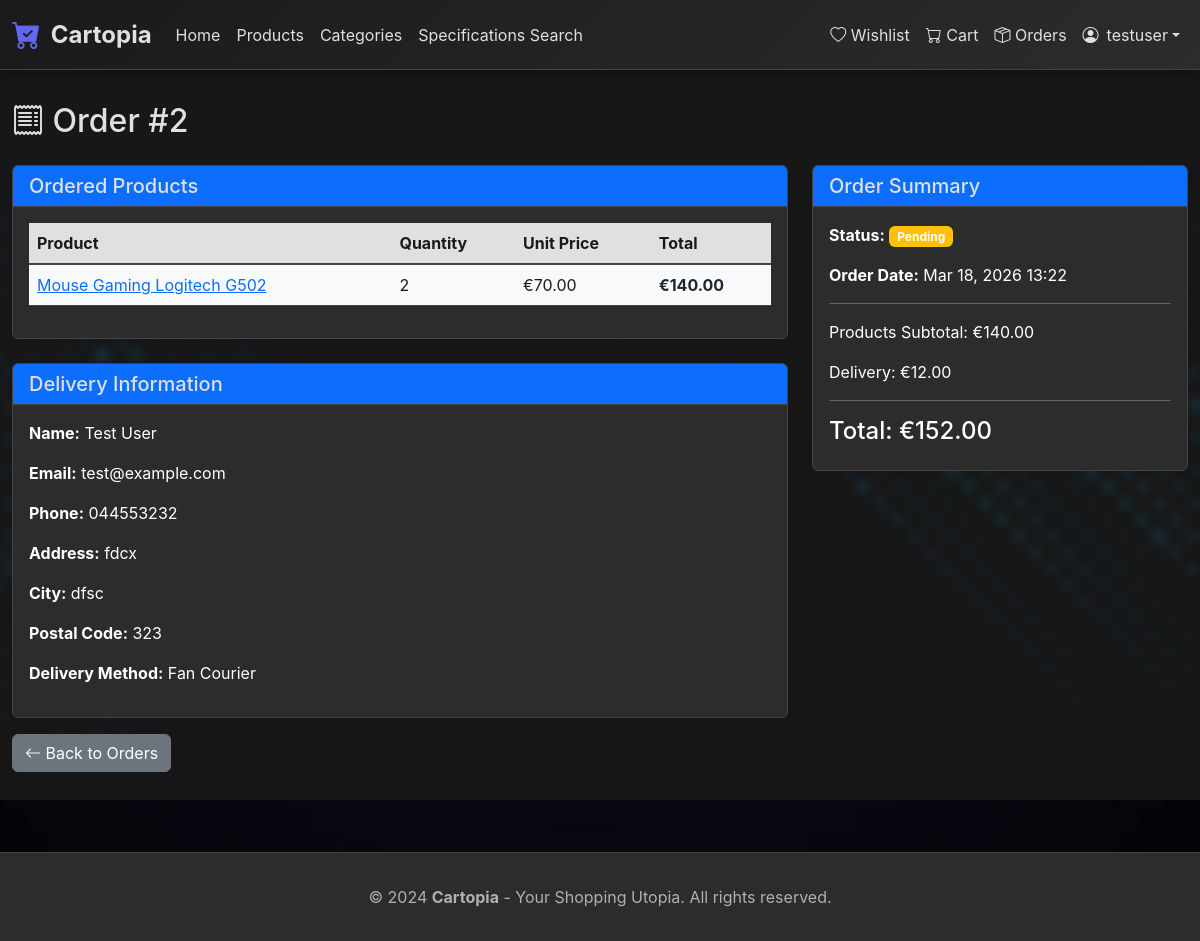
Screenshot of /orders/2/ (signed in) with the database file from the repository.
### shop/models.py (models this page shows, shortened)
class Order(models.Model):
    STATUS_CHOICES = [
        ('pending', 'Pending'),
        ('processing', 'Processing'),
        ('shipped', 'Shipped'),
        ('delivered', 'Delivered'),
        ('cancelled', 'Cancelled'),
    ]
    user = models.ForeignKey(User, on_delete=models.CASCADE, related_name='orders', verbose_name="User")
    status = models.CharField(max_length=20, choices=STATUS_CHOICES, default='pending', verbose_name="Status")
    total_price = models.DecimalField(max_digits=10, decimal_places=2, verbose_name="Total Price")
    delivery_method = models.ForeignKey(DeliveryMethod, on_delete=models.SET_NULL, null=True, verbose_name="Delivery Method")
    delivery_cost = models.DecimalField(max_digits=10, decimal_places=2, default=0, verbose_name="Delivery Cost")
    first_name = models.CharField(max_length=100, verbose_name="First Name")
    last_name = models.CharField(max_length=100, verbose_name="Last Name")
    email = models.EmailField(verbose_name="Email")
    phone = models.CharField(max_length=20, verbose_name="Phone")
    address = models.TextField(verbose_name="Address")
    city = models.CharField(max_length=100, verbose_name="City")
    postal_code = models.CharField(max_length=20, verbose_name="Postal Code")
    created_at = models.DateTimeField(auto_now_add=True, verbose_name="Order Date")
    updated_at = models.DateTimeField(auto_now=True, verbose_name="Updated At")
    class Meta:
        verbose_name = "Order"
        verbose_name_plural = "Orders"
        ordering = ['-created_at']
    def get_products_total(self):
        return self.total_price - self.delivery_cost

class OrderItem(models.Model):
    order = models.ForeignKey(Order, on_delete=models.CASCADE, related_name='items', verbose_name="Order")
    product = models.ForeignKey(Product, on_delete=models.CASCADE, verbose_name="Product")
    quantity = models.PositiveIntegerField(verbose_name="Quantity")
    price = models.DecimalField(max_digits=10, decimal_places=2, verbose_name="Price")
    class Meta:
        verbose_name = "Order Item"
        verbose_name_plural = "Order Items"
    def get_total_price(self):
        return self.price * self.quantity

class Product(models.Model):
    name = models.CharField(max_length=200, verbose_name="Name")
    slug = models.SlugField(unique=True, verbose_name="Slug")
    description = models.TextField(verbose_name="Description")
    specifications = models.TextField(verbose_name="Specifications", help_text="Detailed technical specifications")
    price = models.DecimalField(max_digits=10, decimal_places=2, validators=[MinValueValidator(Decimal('0.01'))], verbose_name="Price")
    stock = models.PositiveIntegerField(default=0, verbose_name="Stock")
    category = models.ForeignKey(Category, on_delete=models.CASCADE, related_name='products', verbose_name="Category")
    supplier = models.ForeignKey(Supplier, on_delete=models.SET_NULL, null=True, blank=True, related_name='products', verbose_name="Supplier")
    delivery_method = models.ForeignKey(DeliveryMethod, on_delete=models.SET_NULL, null=True, blank=True, verbose_name="Delivery Method")
    image = models.ImageField(upload_to='products/', blank=True, null=True, verbose_name="Main Image")
    descriptive_pdf = models.FileField(
        upload_to='products/pdfs/',
        blank=True,
        null=True,
        verbose_name="Descriptive document (PDF)",
        help_text="PDF document with product details and specifications",
    )
    created_at = models.DateTimeField(auto_now_add=True, verbose_name="Created At")
    updated_at = models.DateTimeField(auto_now=True, verbose_name="Updated At")
    is_active = models.BooleanField(default=True, verbose_name="Active")
    class Meta:
        verbose_name = "Product"
        verbose_name_plural = "Products"
        ordering = ['-created_at']

class DeliveryMethod(models.Model):
    name = models.CharField(max_length=100, verbose_name="Name")
    description = models.TextField(blank=True, verbose_name="Description")
    cost = models.DecimalField(max_digits=10, decimal_places=2, default=0, verbose_name="Cost")
    class Meta:
        verbose_name = "Delivery Method"
        verbose_name_plural = "Delivery Methods"

### shop/views.py (the view)
# urls.py: path('orders/<int:order_id>/', views.order_detail, name='order_detail'),
@login_required
def order_detail(request, order_id):
    order = get_object_or_404(Order, id=order_id, user=request.user)
    return render(request, 'shop/order_detail.html', {'order': order})

### shop/context_processors.py (called while the page is built)
def cart_context(request):
    if request.user.is_authenticated:
        cart_items = Cart.objects.filter(user=request.user)
        cart_count = sum(item.quantity for item in cart_items)
        cart_total = sum(item.get_total_price() for item in cart_items)
    else:
        cart_count = 0
        cart_total = 0
    return {
        'cart_count': cart_count,
        'cart_total': cart_total,
    }

### templates/shop/order_detail.html (shortened to what this page needs)
{% extends 'base.html' %}
{% block content %}
<h2 class="mb-4"><i class="bi bi-receipt"></i> Order #{{ order.id }}</h2>
<div class="row">
    <div class="col-md-8">
        <div class="card mb-4 shadow-sm">
            <div class="card-header bg-primary text-white">
                <h5 class="mb-0">Ordered Products</h5>
            </div>
            <div class="card-body text-dark order-table-wrap order-detail-card">
                <table class="table table-light">
                    <thead>
                        <tr>
                            <th>Product</th>
                            <th>Quantity</th>
                            <th>Unit Price</th>
                            <th>Total</th>
                        </tr>
                    </thead>
                    <tbody>
                        {% for item in order.items.all %}
                        <tr>
                            <td><a href="{% url 'product_detail' item.product.slug %}">{{ item.product.name }}</a></td>
                            <td>{{ item.quantity }}</td>
                            <td>€{{ item.price }}</td>
                            <td><strong>€{{ item.get_total_price }}</strong></td>
                        </tr>
                        {% endfor %}
                    </tbody>
                </table>
            </div>
        </div>
        <div class="card shadow-sm">
            <div class="card-header bg-primary text-white">
                <h5 class="mb-0">Delivery Information</h5>
            </div>
            <div class="card-body text-dark order-detail-card">
                <p><strong>Name:</strong> {{ order.first_name }} {{ order.last_name }}</p>
                <p><strong>Email:</strong> {{ order.email }}</p>
                <p><strong>Phone:</strong> {{ order.phone }}</p>
                <p><strong>Address:</strong> {{ order.address }}</p>
                <p><strong>City:</strong> {{ order.city }}</p>
                <p><strong>Postal Code:</strong> {{ order.postal_code }}</p>
                {% if order.delivery_method %}
                    <p><strong>Delivery Method:</strong> {{ order.delivery_method.name }}</p>
                {% endif %}
            </div>
        </div>
    </div>
    <div class="col-md-4">
        <div class="card shadow-sm">
            <div class="card-header bg-primary text-white">
                <h5 class="mb-0">Order Summary</h5>
            </div>
            <div class="card-body text-dark order-detail-card">
                <p><strong>Status:</strong>
                    {% if order.status == 'pending' %}
                        <span class="badge bg-warning">{{ order.get_status_display }}</span>
                    {% elif order.status == 'processing' %}
                        <span class="badge bg-info">{{ order.get_status_display }}</span>
                    {% elif order.status == 'shipped' %}
                        <span class="badge bg-primary">{{ order.get_status_display }}</span>
                    {% elif order.status == 'delivered' %}
                        <span class="badge bg-success">{{ order.get_status_display }}</span>
                    {% elif order.status == 'cancelled' %}
                        <span class="badge bg-danger">{{ order.get_status_display }}</span>
                    {% endif %}
                </p>
                <p><strong>Order Date:</strong> {{ order.created_at|date:"M d, Y H:i" }}</p>
                <hr>
                <p>Products Subtotal: €{{ order.get_products_total }}</p>
                {% if order.delivery_cost > 0 %}
                    <p>Delivery: €{{ order.delivery_cost }}</p>
                {% endif %}
                <hr>
                <h4>Total: €{{ order.total_price }}</h4>
            </div>
        </div>
    </div>
</div>
<a href="{% url 'order_list' %}" class="btn btn-secondary mt-3"><i class="bi bi-arrow-left"></i> Back to Orders</a>
{% endblock %}

### templates/base.html (shortened to what this page needs)
<!DOCTYPE html>
<html lang="en">
<head>
    <link href="https://cdn.jsdelivr.net/npm/bootstrap@5.3.0/dist/css/bootstrap.min.css" rel="stylesheet">
    <link href="https://cdn.jsdelivr.net/npm/bootstrap-icons@1.11.0/font/bootstrap-icons.css" rel="stylesheet">
            background-image: url('{% load static %}{% static "background.jpg" %}');
</head>
<body>
    <nav class="navbar navbar-expand-lg navbar-dark">
        <div class="container">
            <a class="navbar-brand" href="{% url 'home' %}">
                <i class="bi bi-cart-check-fill logo-icon"></i>
                <span>Cartopia</span>
            </a>
            <div class="collapse navbar-collapse" id="navbarNav">
                <ul class="navbar-nav me-auto">
                    <li class="nav-item">
                        <a class="nav-link" href="{% url 'home' %}">Home</a>
                    </li>
                    <li class="nav-item">
                        <a class="nav-link" href="{% url 'product_list' %}">Products</a>
                    </li>
                    <li class="nav-item">
                        <a class="nav-link" href="{% url 'category_list' %}">Categories</a>
                    </li>
                    <li class="nav-item">
                        <a class="nav-link" href="{% url 'specification_search' %}">Specifications Search</a>
                    </li>
                </ul>
                <ul class="navbar-nav">
                    {% if user.is_authenticated %}
                        {% if user.is_staff %}
                            <li class="nav-item">
                                <a class="nav-link" href="{% url 'admin_dashboard' %}">
                                    <i class="bi bi-speedometer2"></i> Dashboard
                                </a>
                            </li>
                        {% else %}
                            <li class="nav-item">
                                <a class="nav-link" href="{% url 'wishlist' %}">
                                    <i class="bi bi-heart"></i> Wishlist
                                </a>
                            </li>
                            <li class="nav-item">
                                <a class="nav-link" href="{% url 'cart' %}">
                                    <i class="bi bi-cart"></i> Cart
                                </a>
                            </li>
                            <li class="nav-item">
                                <a class="nav-link" href="{% url 'order_list' %}">
                                    <i class="bi bi-box-seam"></i> Orders
                                </a>
                            </li>
                        {% endif %}
                        <li class="nav-item dropdown">
                            <a class="nav-link dropdown-toggle d-flex align-items-center" href="#" role="button" data-bs-toggle="dropdown" aria-expanded="false">
                                {% if user.profile.profile_picture %}
                                    <img src="{{ user.profile.profile_picture.url }}" class="profile-picture me-2" alt="{{ user.username }}">
                                {% else %}
                                    <i class="bi bi-person-circle me-2"></i>
                                {% endif %}
                                {{ user.username }}
                            </a>
                        </li>
                    {% endif %}
                </ul>
            </div>
        </div>
    </nav>
    <main class="container">
        {% block content %}{% endblock %}
    </main>
    <footer class="mt-5">
        <div class="container text-center">
            <p class="mb-0">&copy; 2024 <strong>Cartopia</strong> - Your Shopping Utopia. All rights reserved.</p>
        </div>
    </footer>
</body>
</html>

### templates/shop/order_detail.html (style rules this page uses)
.order-table-wrap th, .order-table-wrap td, .order-table-wrap strong { color: #212529 !important; }
.order-table-wrap a { color: #0d6efd !important; }

### rows the page displays
Order: id "2", first_name "Test", last_name "User", email "test@example.com", phone "044553232", address "fdcx", city "dfsc", postal_code "323", delivery_method.name "Fan Courier", status "Pending", created_at "Mar 18, 2026 13:22", get_products_total "140.00", delivery_cost "12.00", total_price "152.00"
OrderItem: product.name "Mouse Gaming Logitech G502", quantity "2", price "70.00", get_total_price "140.00"

### other values shown
{{ user.username }} "testuser"
